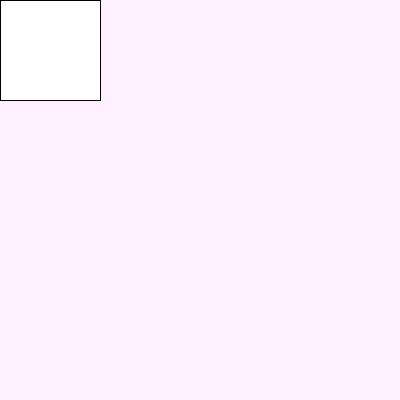
Frame 1 (no input)
Frame 60 (the mouse pressed at the canvas centre just before this capture): identical to frame 1, image omitted
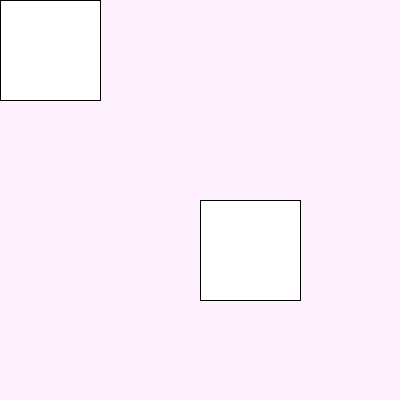
Frame 120 (the mouse held since frame 60 and released just before this capture)

The Processing sketch that drew these frames (run headless with seeded random() and noise(); from frame 60 on, the mouse is pressed at the canvas centre):

// Processing sketch: week17_2_setup_draw
// ── week17_2_setup_draw.pde
void setup(){
 size(400,400);
 background(255,240,520);
}
void draw(){ //畫圖1秒60次
  rect(mouseX,mouseY,100,100);
}
